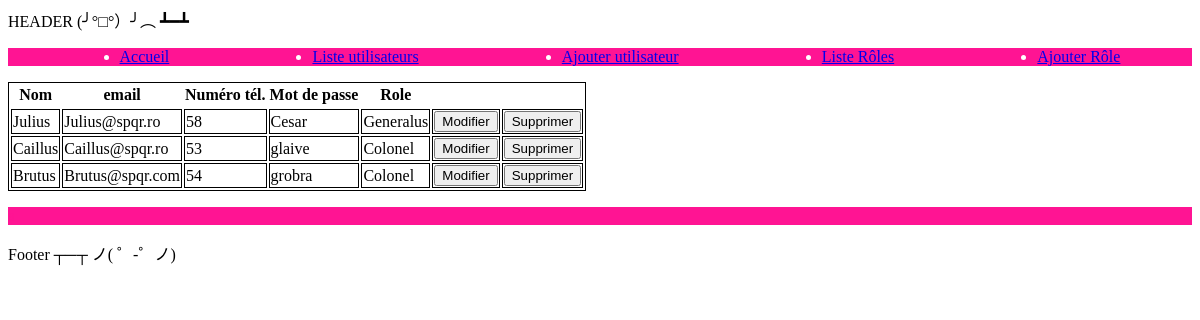
The page /database/userslist.php on the database its author committed.
### tables this page shows
CREATE TABLE `users` (
  `id` int(11) NOT NULL AUTO_INCREMENT,
  `name` varchar(45) NOT NULL,
  `email` varchar(45) NOT NULL,
  `password` varchar(45) NOT NULL,
  `phoneNumber` int(11) NOT NULL,
  `role_id` int(11) NOT NULL,
  PRIMARY KEY (`id`),
  KEY `fkey_idx` (`role_id`),
  CONSTRAINT `fkey` FOREIGN KEY (`role_id`) REFERENCES `roles` (`id`) ON DELETE CASCADE ON UPDATE CASCADE
);

CREATE TABLE `roles` (
  `id` int(11) NOT NULL AUTO_INCREMENT,
  `name` varchar(45) NOT NULL,
  PRIMARY KEY (`id`)
);

### database/userslist.php (the view, shortened to what this page needs)
<?php
include "connection.php";
include "../templates/header.php";
$query = "SELECT * FROM users ";
$preparedQuery= $dbCo->prepare($query);
$preparedQuery->execute();
$users = $preparedQuery->fetchAll();
?>
<div>
    <table>
        <tr>
            <th>
                Nom
            </th>
            <th>
                email
            </th>
            <th>
                Numéro tél.
            </th>
            <th>
                Mot de passe
            </th>
            <th>
                Role
            </th>
        <tr>
        <?php
            foreach ($users as $user)
            {
                $userRole=$user["role_id"];
                $query2= "SELECT name FROM roles where id=$userRole";
                $preparedQuery2 = $dbCo->prepare($query2);
                $preparedQuery2->execute();
                $role = $preparedQuery2->fetch();
                ?>
                <tr>
                    <td>
                        <?php echo $user["name"];?>
                    </td>
                    <td>
                        <?php echo $user["email"];?>
                    </td>
                    <td>
                        <?php echo $user["phoneNumber"];?>
                    </td>
                    <td>
                        <?php echo $user["password"];?>
                    </td>
                    <td>
                        <?php echo $role["name"];?>
                    </td>
                    <td>
                        <form method="post" action="edit.php">
                            <input type="submit" value="Modifier"/>
                        </form>
                    </td><td>
                        <form method="post" action="delete.php">
                            <input type="submit" value="Supprimer"/>
                        </form>
                    </td>
                </tr>
                <?php
            }
    ?>
    </table>
</div>
<?php
include "../templates/footer.php";

### templates/header.php (shortened to what this page needs)
<!DOCTYPE html>
<html lang="fr">
    <head>
        <link rel="stylesheet" href="../templates/cssSheet.css" />
    </head>
    <header>
        HEADER  (╯°□°）╯︵ ┻━┻
    </header>
    <body>
    <ul>
        <li><a href="../index.php">Accueil</a> </li>
        <li><a href="../database/userslist.php">Liste utilisateurs</a> </li>
        <li><a href="../database/create.php">Ajouter utilisateur</a> </li>
        <li><a href="../database/roleslist.php">Liste Rôles</a> </li>
        <li><a href="../database/createrole.php">Ajouter Rôle</a> </li>
    </ul>

### templates/footer.php
    </body>
    <div class="rose">
        <p>a</p>
    </div>
    <footer>
        <p>Footer ┬─┬﻿ ノ( ゜-゜ノ)</p>
    </footer>
</html>

### templates/cssSheet.css (style rules this page uses)
ul { display: flex; flex-direction: row; justify-content: space-around; background-color: deeppink; color :white; }
table { border : 1px solid black; }
td { border : 1px solid black; }
.rose { color: deeppink; background-color: deeppink; }

### rows shown on the page
users: name "Julius", email "Julius@spqr.ro", phoneNumber "58", password "Cesar", role.name "Generalus"
users: name "Caillus", email "Caillus@spqr.ro", phoneNumber "53", password "glaive", role.name "Colonel"
users: name "Brutus", email "Brutus@spqr.com", phoneNumber "54", password "grobra", role.name "Colonel"
